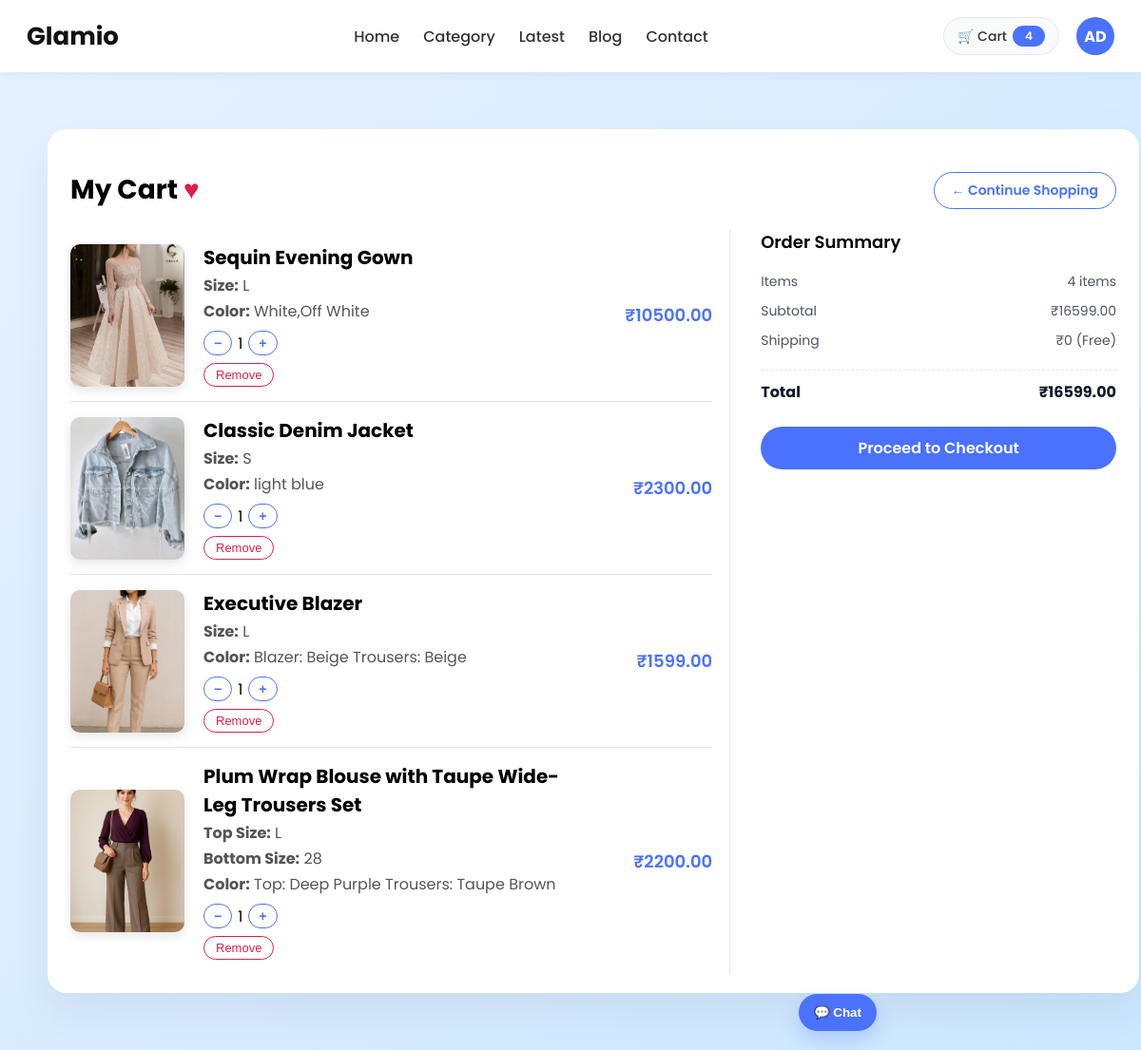
Page /cart/ (signed in) on the earlier database version.
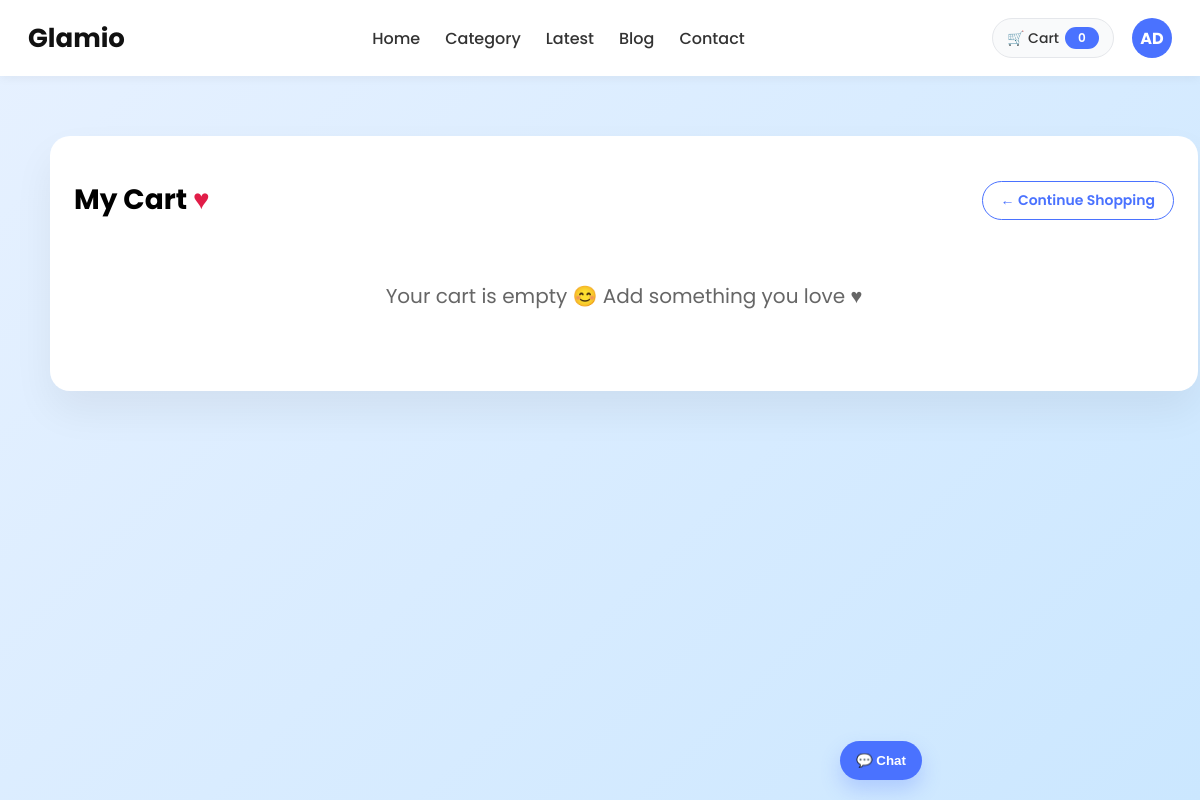
Same page on the later database version.
### cart_app/models.py (models this page shows)
class CartItem(models.Model):
    cart = models.ForeignKey(Cart, related_name="items", on_delete=models.CASCADE)
    product = models.ForeignKey(ProductModel, on_delete=models.CASCADE)
    quantity = models.PositiveIntegerField(default=1)
    size = models.CharField(max_length=10, blank=True, null=True)
    top_size = models.CharField(max_length=10, blank=True, null=True)
    bottom_size = models.CharField(max_length=10, blank=True, null=True)
    @property
    def subtotal(self):
        return self.product.price * self.quantity

class Cart(models.Model):
    user = models.OneToOneField(CustomUserModel, on_delete=models.CASCADE)
    created_at = models.DateTimeField(auto_now_add=True)
    @property
    def total_price(self):
        return sum(item.subtotal for item in self.items.all())

### product_app/models.py (models this page shows, shortened)
class ProductModel(models.Model):
    SIZE_CHOICES = [
        ("XS", "XS"),
        ("S", "S"),
        ("M", "M"),
        ("L", "L"),
        ("XL", "XL"),
        ("XXL", "XXL"),
        ("3XL", "3XL"),
        ("4XL", "4XL"),
    ]
    name = models.CharField(max_length=200)
    slug = models.SlugField(unique=True, blank=True)
    category = models.ForeignKey(CategoryModel, on_delete=models.CASCADE)
    price = models.DecimalField(max_digits=10, decimal_places=2)
    description = models.TextField()
    image = models.ImageField(upload_to='products/')
    stock = models.PositiveIntegerField(default=0)
    sizes_available = models.CharField(max_length=50, help_text="Use comma separated values e.g. XS,S,M")
    is_set = models.BooleanField(default=False)
    top_sizes_available = models.CharField(
        max_length=100,
        blank=True,
        null=True,
        help_text="Comma separated TOP sizes e.g. XS,S,M,L"
    )
    bottom_sizes_available = models.CharField(
        max_length=100,
        blank=True,
        null=True,
        help_text="Comma separated BOTTOM sizes e.g. 26,28,30,32 OR S,M,L"
    )
    material = models.CharField(max_length=100, blank=True, null=True)
    color = models.CharField(max_length=200)
    created_at = models.DateTimeField(auto_now_add=True)
    updated_at = models.DateTimeField(auto_now=True)
    is_active = models.BooleanField(default=True)

### user_app/models.py (models this page shows)
class CustomUserModel(AbstractUser):
    full_name = models.CharField(max_length=100)
    mobile_no = models.CharField(max_length=15,unique=True)

### cart_app/views.py (the view)
# urls.py: path('cart/',CartDetailView.as_view(),name="cart_details"),
class CartDetailView(LoginRequiredMixin, View):
    def get(self, request):
        cart = get_user_cart(request.user)
        items = cart.items.select_related("product").all()
        cart_total = sum(item.subtotal for item in items)
        total_items = sum(item.quantity for item in items)
        return render(request, "cart_detail.html", {"cart": cart, "items": items,"cart_total":cart_total,"total_item":total_items})

### cart_app/context_processors.py (called while the page is built)
def cart_count(request):
    if not request.user.is_authenticated:
        return {"cart_count": 0}
    total = (
        CartItem.objects
        .filter(cart__user=request.user)    # follow FK: CartItem.cart -> Cart.user
        .aggregate(total=Sum("quantity"))["total"]
        or 0
    )
    return {"cart_count": total}

### cart_app/utils.py (called while the page is built)
def get_user_cart(user):
    cart, created = Cart.objects.get_or_create(user=user)
    return cart

### cart_app/templates/cart_detail.html (shortened to what this page needs)
{% extends "base.html" %}
{% load static %}
{% block content %}
<div class="cart-wrapper">
    <div class="cart-page">
        <h2 class="cart-title">
            <span class="cart-title-left">
                My Cart <span class="heart">♥</span>
            </span>
            <a href="{% url 'product_list' %}" class="continue-btn">
                ← Continue Shopping
            </a>
        </h2>
        {% if items %}
            <div class="cart-layout">
                <div class="cart-items-column">
                    {% for item in items %}
                    <div class="cart-item">
                        {% if item.product.image %}
                            <img src="{{ item.product.image.url }}" alt="{{ item.product.name }}">
                        {% else %}
                            <img src="{% static 'images/default_product.png' %}" alt="No image">
                        {% endif %}
                        <div class="item-info">
                            <h4>{{ item.product.name }}</h4>
                            {% if item.product.is_set %}
                                <p><strong>Top Size:</strong> {{ item.top_size }}</p>
                                <p><strong>Bottom Size:</strong> {{ item.bottom_size }}</p>
                            {% else %}
                                <p><strong>Size:</strong> {{ item.size }}</p>
                            {% endif %}
                            <p><strong>Color:</strong> {{ item.product.color }}</p>
                            <div class="qty-controls">
                                <form method="post" action="{% url 'cart_decrease' item.id %}">
                                    <button type="submit" class="qty-btn">−</button>
                                </form>
                                <span>{{ item.quantity }}</span>
                                <form method="post" action="{% url 'cart_increase' item.id %}">
                                    <button type="submit" class="qty-btn">+</button>
                                </form>
                            </div>
                            <form method="post" action="{% url 'cart_remove' item.id %}">
                                <button type="submit" class="remove-btn">Remove</button>
                            </form>
                        </div>
                        <p class="item-price">₹{{ item.subtotal }}</p>
                    </div>
                    {% endfor %}
                </div>
                <div class="cart-summary">
                    <h2>Order Summary</h2>
                    <div class="summary-row">
                        <span>Items</span>
                        <span>
                            {{ user.cart.items.count }}
                            item{{ user.cart.items.count|pluralize }}
                        </span>
                    </div>
                    <div class="summary-row">
                        <span>Subtotal</span>
                        <span>₹{{ user.cart.total_price }}</span>
                    </div>
                    <div class="summary-row">
                        <span>Shipping</span>
                        <span>₹0 (Free)</span>
                    </div>
                    <div class="summary-total">
                        <span>Total</span>
                        <span>₹{{ user.cart.total_price }}</span>
                    </div>
                    <a href="{% url 'checkout' %}" class="checkout-btn">Proceed to Checkout</a>
                </div>
            </div>
        {% else %}
            <p class="empty-cart">Your cart is empty 😊 Add something you love ♥</p>
        {% endif %}
    </div>
</div>
{% endblock %}

### product_app/templates/base.html (shortened to what this page needs)
{% load static %}
<!doctype html>
<html lang="en">
<head>
</head>
<body>
  <nav class="main-nav">
    <div class="logo">Glamio</div>
    <ul>
      <li><a href="{% url 'product_list' %}">Home</a></li>
      <li><a href="#">Category</a></li>
      <li><a href="#">Latest</a></li>
      <li><a href="#">Blog</a></li>
      <li><a href="#">Contact</a></li>
    </ul>
    <div class="nav-right">
      <a href="{% url 'cart_details' %}" class="cart-link">
        <span>🛒 Cart</span>
        <span class="cart-count">{{ cart_count|default:"0" }}</span>
      </a>
      {% if user.is_authenticated %}
      <div class="profile-menu">
        <div class="avatar">{{ user.username|slice:":2"|upper }}</div>
      </div>
      {% else %}
      <a href="{% url 'login' %}" class="btn-primary"
        style="background:#fff;border:2px solid #4A72FF;color:#4A72FF;">
        Login
      </a>
      <a href="{% url 'register' %}" class="btn-primary">Sign up</a>
      {% endif %}
    </div>
  </nav>
  <main>
    {% block content %}{% endblock %}
  </main>
  <div id="chatbot">
    <button class="toggle" onclick="toggleChat()">💬 Chat</button>
  </div>
</body>
</html>

Differences in the rows shown:
removed CartItem: product.image (picture), product.name "Sequin Evening Gown", size "L", product.color "White,Off White", quantity "1", subtotal "10500.00"
removed CartItem: product.image (picture), product.name "Classic Denim Jacket", size "S", product.color "light blue", quantity "1", subtotal "2300.00"
removed CartItem: product.image (picture), product.name "Executive Blazer", size "L", product.color "Blazer: Beige Trousers: Beige", quantity "1", subtotal "1599.00"
removed CartItem: product.image (picture), product.name "Plum Wrap Blouse with Taupe Wide-Leg Trousers Set", top_size "L", bottom_size "28", product.color "Top: Deep Purple Trousers: Taupe Brown", quantity "1", subtotal "2200.00"
changed CustomUserModel "AD": cart.items.count "4" → (not shown); cart.total_price "16599.00" → (not shown)
Other differences:
{{ cart_count|default:"0" }}: "4" → "0"
text no longer shown: "Order Summary Items item Subtotal ₹ Shipping ₹0 (Free) Total ₹ Proceed to Checkout"
text now shown: "Your cart is empty 😊 Add something you love ♥"
